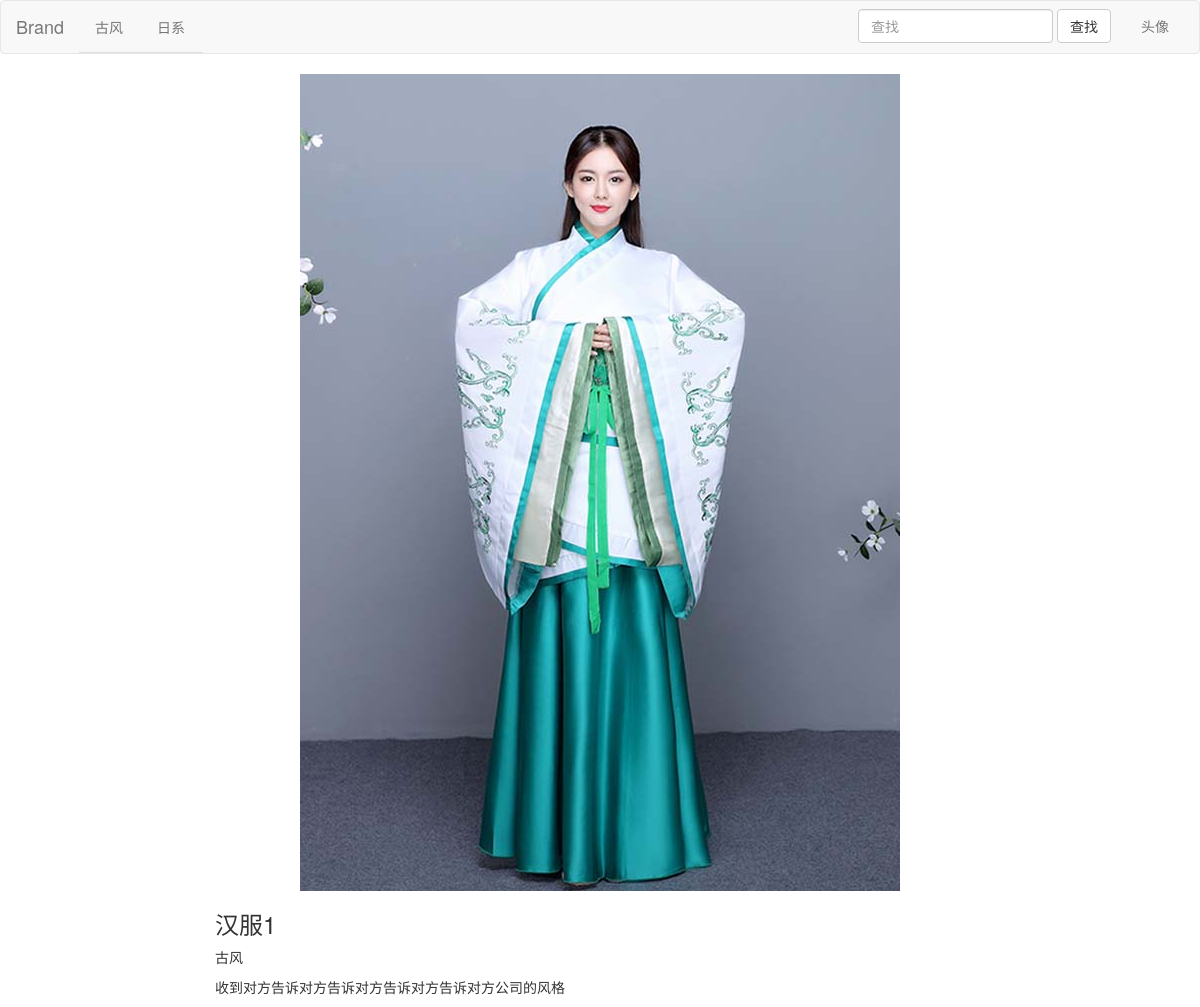
The page /llg/detail/5 on the database its author committed.
### llg/models.py (models this page shows, shortened)
class Article(models.Model):
    title = models.CharField(max_length=100, verbose_name="标题")
    category = models.ForeignKey(Category, on_delete=models.CASCADE)
    image = models.ImageField(upload_to="upload/", null=True, verbose_name="图片")
    content = RichTextField()
    create_datetime = models.DateTimeField(auto_now_add=True, verbose_name="创建时间")
    update_datetime = models.DateTimeField(auto_now=True, verbose_name="更新时间")

class Category(models.Model):
    name = models.CharField(max_length=50, verbose_name="分类")
    def __str__(self):
        return self.name

### llg/views.py (the view)
# urls.py: path('detail/<int:article_pk>', views.detail, name='detail'),
def detail(request, article_pk):
    article = get_object_or_404(Article, pk=article_pk)
    context = {
        "article": article
    }
    return render(request, "llg/detail.html", context)

### llg/templates/llg/detail.html
{% extends 'base.html' %}
{% block content %}
<div class="container-fluid">
    <div class="row">
        <div class="col-md-2"></div>
        <div class="col-xs-12 col-md-8">
            <img src="{{ article.image.url }}" style="height: auto; width: auto; display: block;margin: 0 auto;">
            <h3>{{ article.title }}</h3>
            <p>{{ article.category }}</p>
            <p>{{ article.content|safe }}</p>
        </div>
        <div class="col-md-2"></div>
    </div>
</div>
{% endblock %}

### rows shown on the page
Article: image (picture), title "汉服1", category "古风", content "收到对方告诉对方告诉对方告诉对方告诉对方公司的风格"
